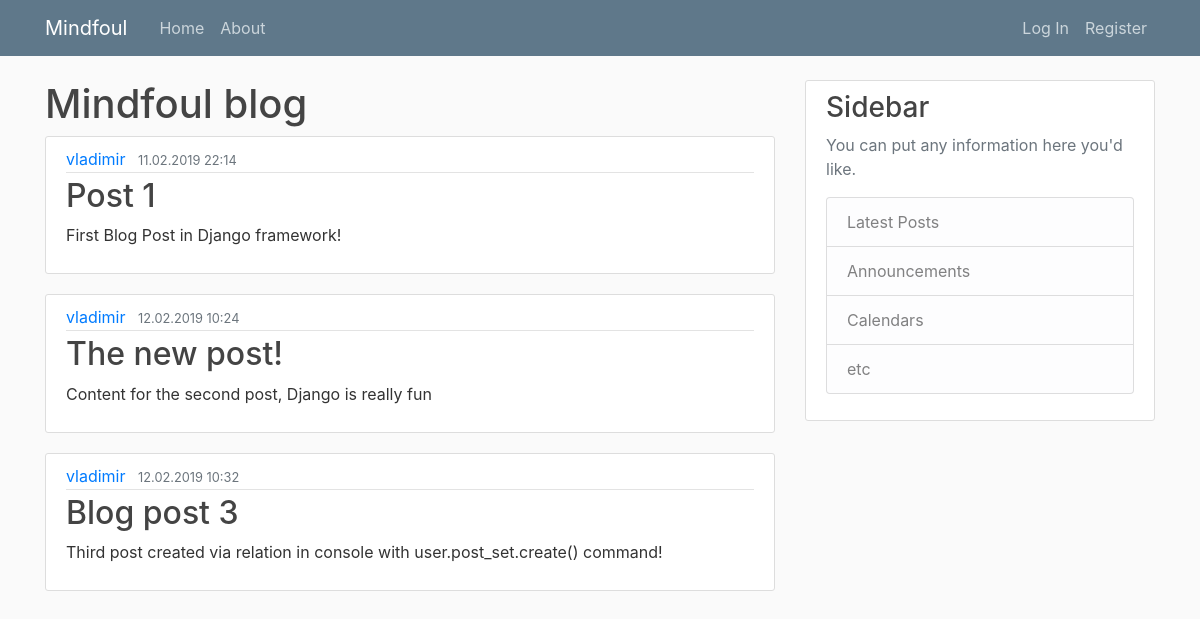
The page / on the database its author committed.
### blog/models.py (models this page shows, shortened)
class Post(models.Model):
    author = models.ForeignKey(User, on_delete=models.CASCADE)
    title = models.CharField(max_length=100)
    content = models.TextField()
    created_at = models.DateTimeField(default=timezone.now)

### blog/views.py (the view)
# urls.py: path('', views.index, name='blog.index'),
def index(request):
    context = {
        'posts': Post.objects.all()
    }
    return render(request, 'blog/index.html', context)

### blog/templates/blog/index.html
{% extends "blog/base.html" %}
{% block content %}
<h1>Mindfoul blog</h1>
{% for post in posts %}
<article class="media content-section">
  <div class="media-body">
    <div class="article-metadata">
      <a class="mr-2" href="#">{{ post.author }}</a>
      <small class="text-muted">{{ post.created_at | date:'d.m.Y H:i' }}</small>
    </div>
    <h2><a class="article-title" href="#">{{ post.title }}</a></h2>
    <p class="article-content">{{ post.content }}</p>
  </div>
</article>
{% endfor %}
{% endblock content %}

### blog/templates/blog/base.html (shortened to what this page needs)
{% load static %}
<!doctype html>
<html lang="en">
  <head>
    <link rel="stylesheet" href="https://stackpath.bootstrapcdn.com/bootstrap/4.2.1/css/bootstrap.min.css">
    <link rel="stylesheet" type="text/css" href="{% static 'blog/main.css' %}">
  </head>
  <body>
    <header class="site-header">
      <nav class="navbar navbar-expand-md navbar-dark bg-steel fixed-top">
        <div class="container">
          <a class="navbar-brand mr-4" href="{% url 'blog.index' %}">Mindfoul</a>
          <div class="collapse navbar-collapse" id="navbarToggle">
            <div class="navbar-nav mr-auto">
              <a class="nav-item nav-link" href="{% url 'blog.index' %}">Home</a>
              <a class="nav-item nav-link" href="{% url 'blog.about' %}">About</a>
            </div>
            <div class="navbar-nav">
                {% if user.is_authenticated %}
                    <a class="nav-item nav-link" href="{% url 'profile' %}">Profile</a>
                    <a class="nav-item nav-link" href="{% url 'logout' %}">Log Out</a>
                {% else %}
                    <a class="nav-item nav-link" href="{% url 'login' %}">Log In</a>
                    <a class="nav-item nav-link" href="{% url 'register' %}">Register</a>
                {% endif %}
            </div>
          </div>
        </div>
      </nav>
    </header>
    <main role="main" class="container">
      <div class="row">
        <div class="col-md-8">
            {% block content %}{% endblock %}
        </div>
        <div class="col-md-4">
          <div class="content-section">
            <h3>Sidebar</h3>
            <p class='text-muted'>You can put any information here you'd like.
              <ul class="list-group">
                <li class="list-group-item list-group-item-light">Latest Posts</li>
                <li class="list-group-item list-group-item-light">Announcements</li>
                <li class="list-group-item list-group-item-light">Calendars</li>
                <li class="list-group-item list-group-item-light">etc</li>
              </ul>
            </p>
          </div>
        </div>
      </div>
    </main>
  </body>
</html>

### blog/static/blog/main.css (style rules this page uses)
body { background: #fafafa; color: #333333; margin-top: 5rem; }
h1, h2, h3, h4, h5, h6 { color: #444444; }
ul { margin: 0; }
.bg-steel { background-color: #5f788a; }
.site-header .navbar-nav .nav-link { color: #cbd5db; }
.content-section { background: #ffffff; padding: 10px 20px; border: 1px solid #dddddd; border-radius: 3px; margin-bottom: 20px; }
.article-title { color: #444444; }
.article-content { white-space: pre-line; }
.article-metadata { padding-bottom: 1px; margin-bottom: 4px; border-bottom: 1px solid #e3e3e3 }

### rows shown on the page
Post: author "vladimir", created_at "11.02.2019 22:14", title "Post 1", content "First Blog Post in Django framework!"
Post: author "vladimir", created_at "12.02.2019 10:24", title "The new post!", content "Content for the second post, Django is really fun"
Post: author "vladimir", created_at "12.02.2019 10:32", title "Blog post 3", content "Third post created via relation in console with user.post_set.create() command!"
